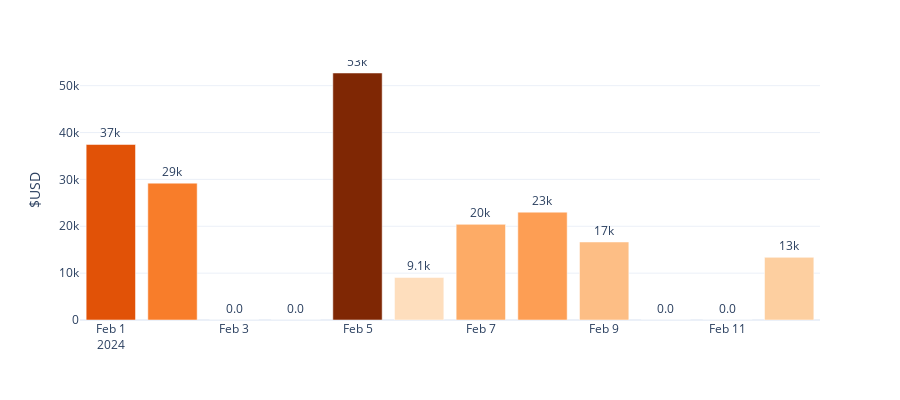

The code cell stored with this chart in its notebook:
### Code cell
### bar graph should populate if all is well

# level_2 = pd.read_sql('SELECT * FROM level_2;', con = engine)
level_2.date = pd.to_datetime(level_2.date)

px.bar(level_2[level_2.date>'2024-01-31'].set_index('date').groupby(pd.Grouper(freq='d'))['usd'].sum(),
        y='usd',
        template='plotly_white',
        labels={'usd':'$USD',
                'date':''},
        color='usd',
        width=900,
        color_continuous_scale='Oranges',
        text_auto=",.2s",
        height=400).update(layout_coloraxis_showscale=False).update_traces(textposition='outside')

### Figure 1 — Plotly figure (JSON) as saved in the notebook; plotly's stock layout.template omitted (floating-point values rounded to 4 significant figures)
{"data": [{"alignmentgroup": "True", "hovertemplate": "=%{x}<br>$USD=%{marker.color}<extra></extra>", "legendgroup": "", "marker": {"color": [37450.0, 29200.0, 0, 0, 52700.0, 9078.0, 20410.0, 23010.0, 16650.0, 0, 0, 13370.0], "coloraxis": "coloraxis", "pattern": {"shape": ""}}, "name": "", "offsetgroup": "", "orientation": "v", "showlegend": false, "textposition": "outside", "texttemplate": "%{y:,.2s}", "type": "bar", "x": ["2024-02-01T00:00:00", "2024-02-02T00:00:00", "2024-02-03T00:00:00", "2024-02-04T00:00:00", "2024-02-05T00:00:00", "2024-02-06T00:00:00", "2024-02-07T00:00:00", "2024-02-08T00:00:00", "2024-02-09T00:00:00", "2024-02-10T00:00:00", "2024-02-11T00:00:00", "2024-02-12T00:00:00"], "xaxis": "x", "y": [37450.0, 29200.0, 0, 0, 52700.0, 9078.0, 20410.0, 23010.0, 16650.0, 0, 0, 13370.0], "yaxis": "y"}], "layout": {"barmode": "relative", "coloraxis": {"colorbar": {"title": {"text": "$USD"}}, "colorscale": [[0, "rgb(255,245,235)"], [0.125, "rgb(254,230,206)"], [0.25, "rgb(253,208,162)"], [0.375, "rgb(253,174,107)"], [0.5, "rgb(253,141,60)"], [0.625, "rgb(241,105,19)"], [0.75, "rgb(217,72,1)"], [0.875, "rgb(166,54,3)"], [1, "rgb(127,39,4)"]], "showscale": false}, "height": 400, "legend": {"tracegroupgap": 0}, "margin": {"t": 60}, "width": 900, "xaxis": {"anchor": "y", "domain": [0, 1], "title": {"text": ""}}, "yaxis": {"anchor": "x", "domain": [0, 1], "title": {"text": "$USD"}}}}
